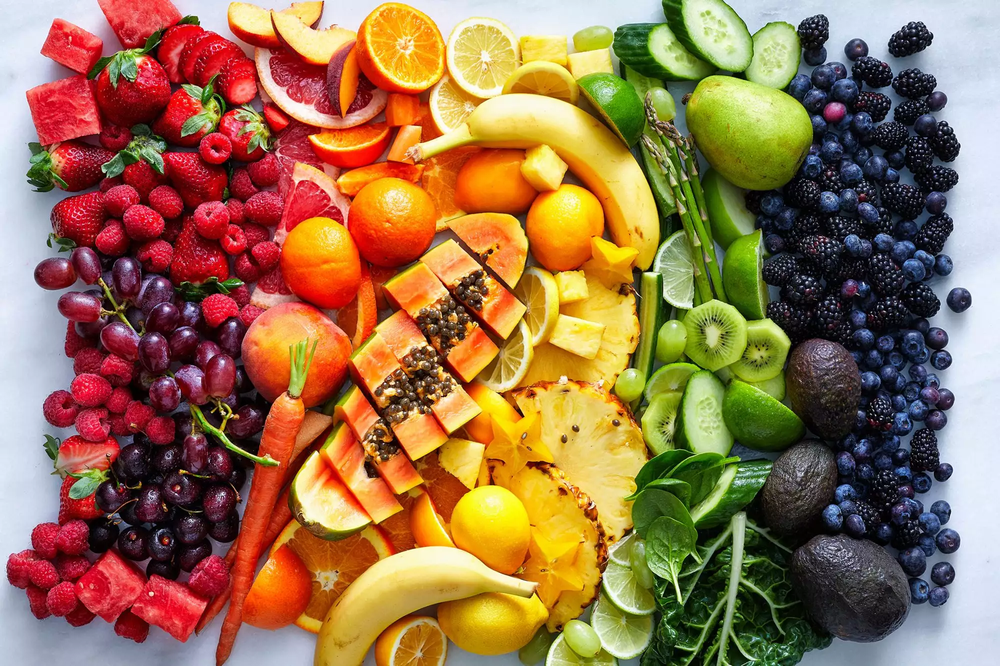
#> input picture image.png, 1000 x 666 px, shrunk from 2000 x 1333 before the run
$ python test.py
#> lines starting #> are read from the running program, lines starting #| are printed output that depends on the picture
import cv2
from numpy import disp, size

img = cv2.imread("image.png")
#> img is the input picture: shape (666, 1000, 3); mean B, G, R 77.5, 114, 150.8
img_green = img[:,:,0]
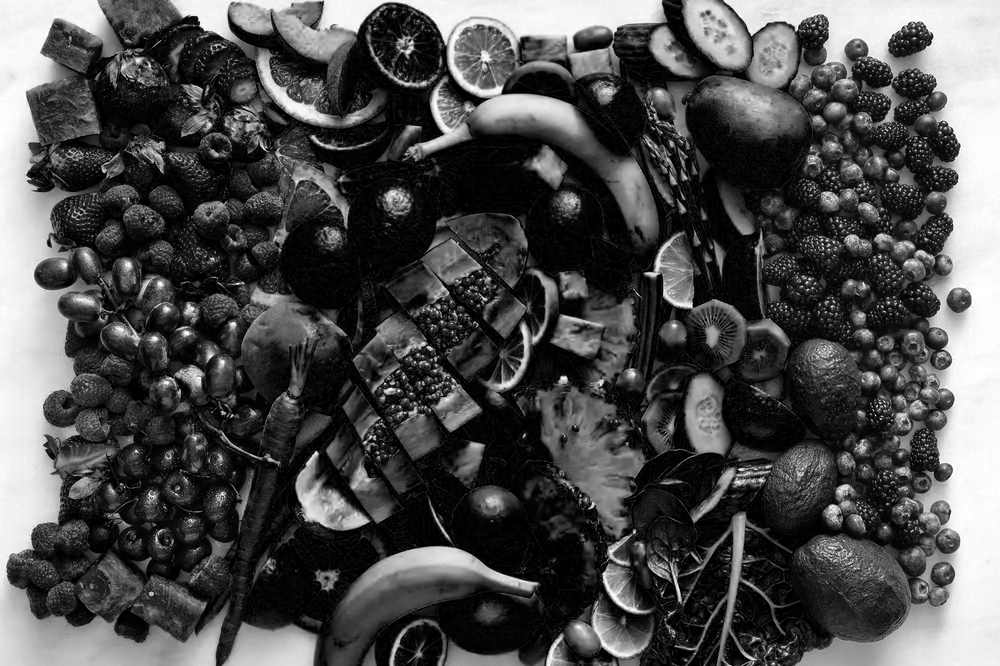
#> img_green: shape (666, 1000); min 0, max 255, mean 77.5
cv2.imshow("output",img_green)
disp(size(img))
#| 1998000
cv2.waitKey(0)
